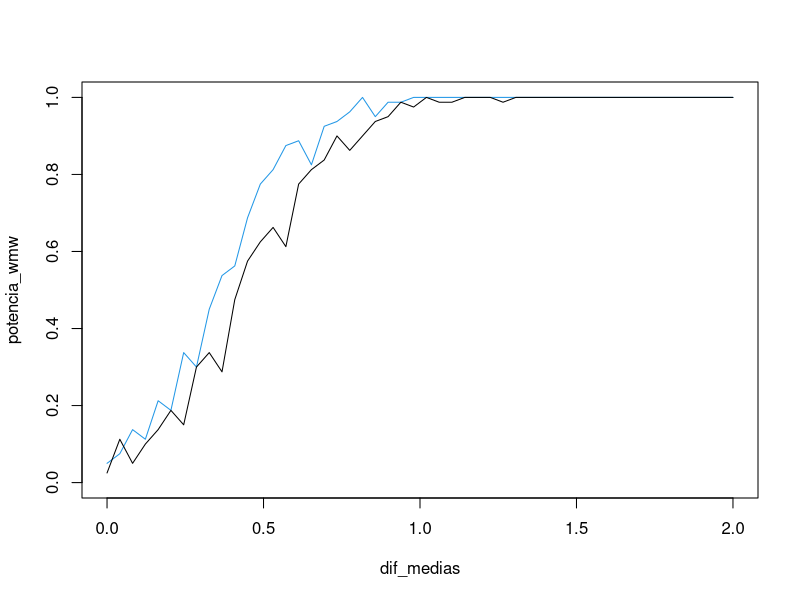

The R script that drew this image:
# Revisemos la potencia de una prueba. ------------------------------------


# wmw con dos gamas -------------------------------------------------------

# La media de una gamma es shape/rate, vamos a mover el shape -------------

tamano_muestral <- 50
iteraciones <- 80
dif_media_ini <- 0
dif_media_fin <- 2
media_x <- 1
n_pasos <- 50
umbral_significancia <- 0.05

## la idea es ir cambiando la media para ver en que prueba localiza que hay una diferencia
## de medias, la media_x sera constante y media_y sera movil.P

dif_medias <- seq(dif_media_ini, dif_media_fin, length.out = n_pasos)


# prueba wmw con dos gamas (no parametrica) --------------------------------

# La media de una gamma es shape/rate, vamos a mover el shape --------------

# prueba wmw ---------------------------------------------------------------


potencia_wmw <- vector()

for(k in seq_along(dif_medias)){ 
  
  sim_shape <- media_x + dif_medias[k]
  
  p_valores <- vector()
  
  for(i in seq_len(iteraciones)){
    x <- rgamma(tamano_muestral, media_x, 1)
    y <- rgamma(tamano_muestral, sim_shape, 1)
    p_valores[i] <- wilcox.test(x, y)$p.value
    
  }
  
  potencia_wmw[k] <- mean(p_valores < umbral_significancia)
  
}

# prueba t -----------------------------------------------------------------



potencia_t <- vector()

for(k in seq_along(dif_medias)){ 
  
  sim_shape <-  media_x + dif_medias[k] 
  
  p_valores <- vector()
  
  for(i in seq_len(iteraciones)){
    x <- rgamma(tamano_muestral, media_x, 1)
    y <- rgamma(tamano_muestral, sim_shape, 1)
    p_valores[i] <- t.test(x, y)$p.value
    
  }
  
  potencia_t[k] <- mean(p_valores < umbral_significancia)
  
}


plot(dif_medias, potencia_wmw, ylim = c(0, 1), col = 4, type = "l")
lines(dif_medias, potencia_t, col = )
